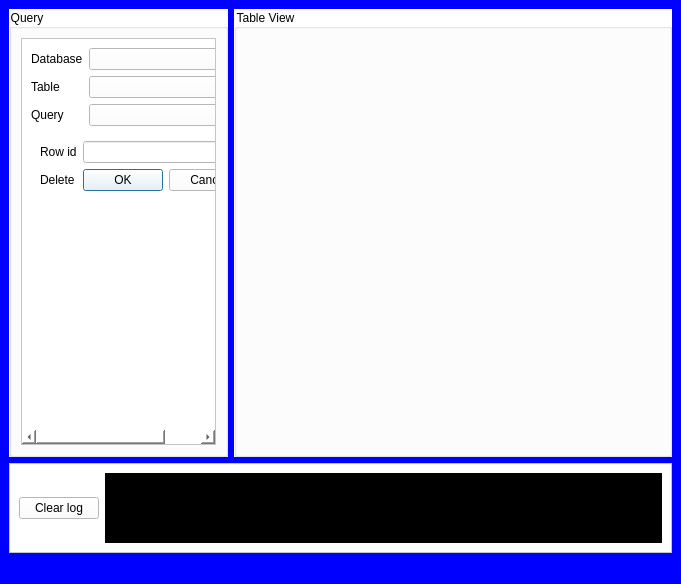
<?xml version="1.0" encoding="UTF-8"?>
<ui version="4.0">
 <class>MainWindow</class>
 <widget class="QMainWindow" name="MainWindow">
  <property name="geometry">
   <rect>
    <x>0</x>
    <y>0</y>
    <width>681</width>
    <height>584</height>
   </rect>
  </property>
  <property name="windowTitle">
   <string>MainWindow</string>
  </property>
  <property name="styleSheet">
   <string notr="true">background-color: rgb(0, 0, 255);</string>
  </property>
  <widget class="QWidget" name="centralwidget">
   <layout class="QGridLayout" name="gridLayout" rowstretch="10,1" columnstretch="1,2">
    <item row="0" column="0">
     <widget class="QGroupBox" name="groupBox">
      <property name="styleSheet">
       <string notr="true">background-color: rgb(255, 255, 255);</string>
      </property>
      <property name="title">
       <string>Query</string>
      </property>
      <layout class="QGridLayout" name="gridLayout_3">
       <item row="0" column="0">
        <widget class="QScrollArea" name="scrollArea_2">
         <property name="widgetResizable">
          <bool>true</bool>
         </property>
         <widget class="QWidget" name="scrollAreaWidgetContents_4">
          <property name="geometry">
           <rect>
            <x>0</x>
            <y>0</y>
            <width>242</width>
            <height>369</height>
           </rect>
          </property>
          <layout class="QGridLayout" name="gridLayout_4">
           <item row="1" column="0">
            <widget class="QStackedWidget" name="stackedWidget">
             <property name="currentIndex">
              <number>0</number>
             </property>
             <widget class="QWidget" name="page">
              <layout class="QGridLayout" name="gridLayout_6">
               <item row="0" column="0">
                <layout class="QFormLayout" name="formLayout_2">
                 <item row="0" column="1">
                  <widget class="QLineEdit" name="lineEdit"/>
                 </item>
                 <item row="0" column="0">
                  <widget class="QLabel" name="label_6">
                   <property name="text">
                    <string>Row id</string>
                   </property>
                  </widget>
                 </item>
                 <item row="1" column="0">
                  <widget class="QLabel" name="label_3">
                   <property name="text">
                    <string>Delete</string>
                   </property>
                  </widget>
                 </item>
                 <item row="1" column="1">
                  <widget class="QDialogButtonBox" name="buttonBox">
                   <property name="standardButtons">
                    <set>QDialogButtonBox::Cancel|QDialogButtonBox::Ok</set>
                   </property>
                  </widget>
                 </item>
                </layout>
               </item>
              </layout>
             </widget>
             <widget class="QWidget" name="page_3"/>
             <widget class="QWidget" name="page_2">
              <layout class="QGridLayout" name="gridLayout_5">
               <item row="0" column="0">
                <widget class="QLabel" name="label_5">
                 <property name="text">
                  <string>NO QUERY</string>
                 </property>
                 <property name="alignment">
                  <set>Qt::AlignCenter</set>
                 </property>
                </widget>
               </item>
              </layout>
             </widget>
            </widget>
           </item>
           <item row="0" column="0">
            <layout class="QFormLayout" name="formLayout">
             <item row="0" column="0">
              <widget class="QLabel" name="label">
               <property name="text">
                <string>Database</string>
               </property>
              </widget>
             </item>
             <item row="0" column="1">
              <widget class="QComboBox" name="comboBox"/>
             </item>
             <item row="1" column="0">
              <widget class="QLabel" name="label_2">
               <property name="text">
                <string>Table</string>
               </property>
              </widget>
             </item>
             <item row="1" column="1">
              <widget class="QComboBox" name="comboBox_2"/>
             </item>
             <item row="2" column="1">
              <widget class="QComboBox" name="comboBox_3"/>
             </item>
             <item row="2" column="0">
              <widget class="QLabel" name="label_4">
               <property name="text">
                <string>Query</string>
               </property>
              </widget>
             </item>
            </layout>
           </item>
           <item row="0" column="1">
            <spacer name="horizontalSpacer">
             <property name="orientation">
              <enum>Qt::Horizontal</enum>
             </property>
             <property name="sizeHint" stdset="0">
              <size>
               <width>40</width>
               <height>20</height>
              </size>
             </property>
            </spacer>
           </item>
          </layout>
         </widget>
        </widget>
       </item>
      </layout>
     </widget>
    </item>
    <item row="0" column="1">
     <widget class="QGroupBox" name="groupBox_2">
      <property name="styleSheet">
       <string notr="true">background-color: rgb(255, 255, 255);</string>
      </property>
      <property name="title">
       <string>Table View</string>
      </property>
      <layout class="QGridLayout" name="gridLayout_2"/>
     </widget>
    </item>
    <item row="1" column="0" colspan="2">
     <widget class="QFrame" name="frame">
      <property name="styleSheet">
       <string notr="true">background-color: rgb(255, 255, 255);</string>
      </property>
      <property name="frameShape">
       <enum>QFrame::StyledPanel</enum>
      </property>
      <property name="frameShadow">
       <enum>QFrame::Raised</enum>
      </property>
      <layout class="QHBoxLayout" name="horizontalLayout">
       <item>
        <widget class="QPushButton" name="pushButton_2">
         <property name="text">
          <string>Clear log</string>
         </property>
        </widget>
       </item>
       <item>
        <widget class="QListView" name="listView">
         <property name="styleSheet">
          <string notr="true">background-color: rgb(0, 0, 0);
color: rgb(255, 255, 255);
</string>
         </property>
        </widget>
       </item>
      </layout>
     </widget>
    </item>
   </layout>
  </widget>
  <widget class="QMenuBar" name="menubar">
   <property name="geometry">
    <rect>
     <x>0</x>
     <y>0</y>
     <width>681</width>
     <height>22</height>
    </rect>
   </property>
  </widget>
  <widget class="QStatusBar" name="statusbar"/>
 </widget>
 <resources/>
 <connections/>
</ui>
